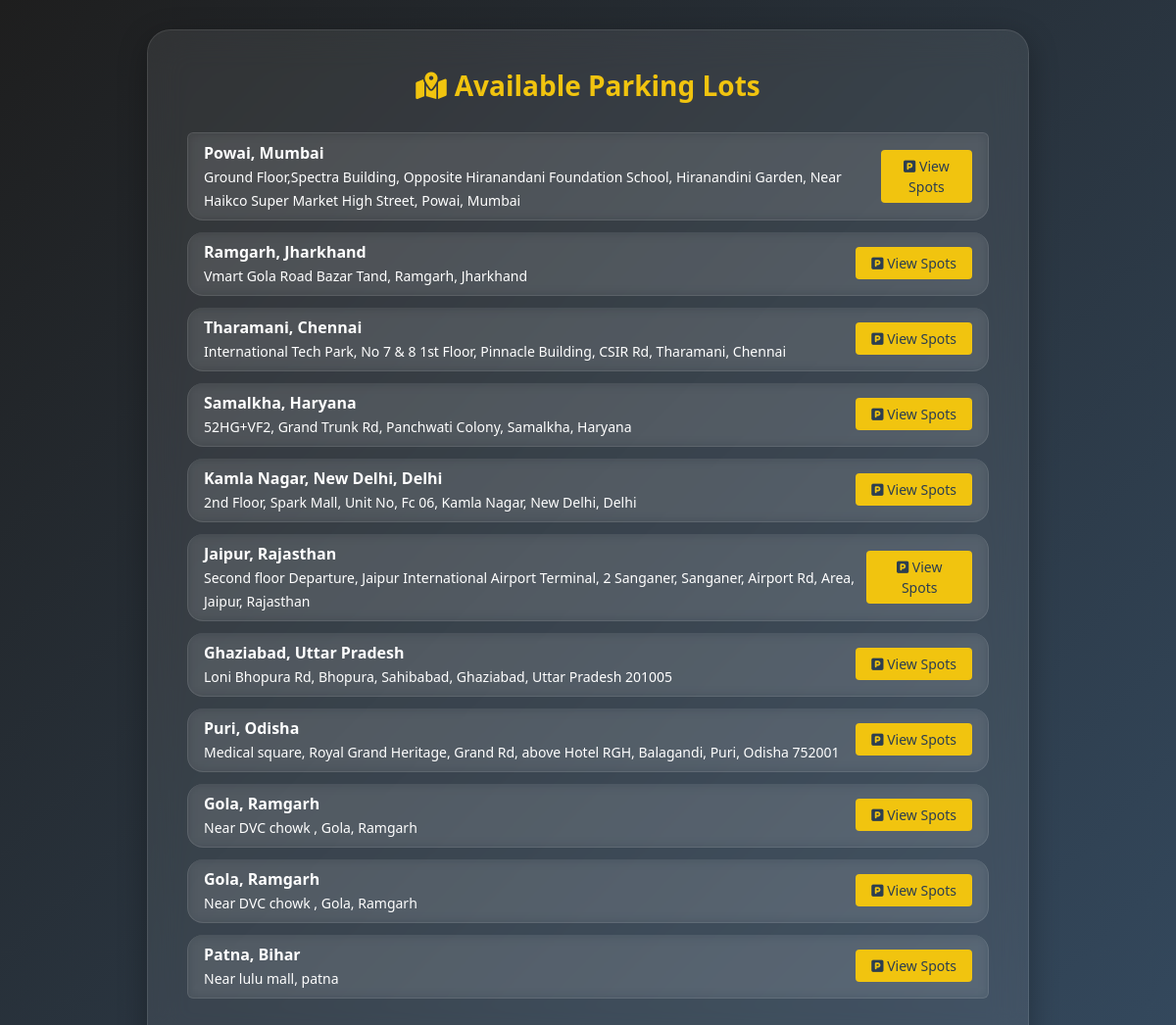
The page /user/lots on the database its author committed.
### models/model.py (models this page shows)
class ParkingLot(db.Model):
    id = db.Column(db.Integer, primary_key=True)
    prime_location_name = db.Column(db.String(100), nullable=False)
    price_per_hour = db.Column(db.Float, nullable=False)
    address = db.Column(db.String(200))
    pin_code = db.Column(db.String(10))
    max_spots = db.Column(db.Integer, nullable=False)
    image = db.Column(db.String(200), nullable=True)
    spots = db.relationship('ParkingSpot', backref='lot', cascade="all, delete")
    created_at = db.Column(db.DateTime, default=datetime.utcnow)
    updated_at = db.Column(db.DateTime, onupdate=datetime.utcnow)

### controllers/user_routes.py (the view)
@user_routes.route('/lots')
def view_lots():
    lots = ParkingLot.query.all()
    return render_template('view_lots.html', lots=lots)

### templates/view_lots.html (shortened to what this page needs)
<!DOCTYPE html>
<html lang="en">
<head>
  <link href="https://cdn.jsdelivr.net/npm/bootstrap@5.3.0/dist/css/bootstrap.min.css" rel="stylesheet" />
  <link href="https://cdnjs.cloudflare.com/ajax/libs/font-awesome/6.5.0/css/all.min.css" rel="stylesheet" />
</head>
<body>
  <div class="glass-container">
    <h3><i class="fas fa-map-marked-alt me-2"></i>Available Parking Lots</h3>
    <ul class="list-group">
      {% for lot in lots %}
      <li class="list-group-item">
        <div>
          <strong>{{ lot.prime_location_name }}</strong><br />
          <small>{{ lot.address }}</small>
        </div>
        <a href="{{ url_for('user_routes.view_spots', lot_id=lot.id) }}" class="btn btn-primary btn-sm mt-2 mt-md-0">
          <i class="fas fa-parking"></i> View Spots
        </a>
      </li>
      {% endfor %}
    </ul>
  </div>
</body>
</html>

### templates/view_lots.html (style rules this page uses)
body { background: linear-gradient(135deg, #1e1e1e, #34495e); font-family: 'Segoe UI', sans-serif; color: #fff; padding: 30px 15px; min-height: 100vh; }
.glass-container { background: rgba(255, 255, 255, 0.08); backdrop-filter: blur(18px); border-radius: 24px; padding: 40px; max-width: 900px; margin: auto; box-shadow: 0 8px 30px rgba(0, 0, 0, 0.3); border: 1px solid rgba(255, 255, 255, 0.1); }
h3 { color: #f1c40f; font-weight: 600; text-align: center; margin-bottom: 30px; }
.list-group-item { background: rgba(255, 255, 255, 0.05); backdrop-filter: blur(6px); border: 1px solid rgba(255, 255, 255, 0.1); border-radius: 16px; margin-bottom: 12px; display: flex; justify-content: space-between; align-items: center; color: #fff; }
.btn-primary { background-color: #f1c40f; border: none; color: #2c3e50; font-weight: 500; padding: 6px 16px; }

### rows shown on the page
ParkingLot: prime_location_name "Powai, Mumbai", address "Ground Floor,Spectra Building, Opposite Hiranandani Foundation School, Hiranandini Garden, Near Haikco Super Market High Street, Powai, Mumbai"
ParkingLot: prime_location_name "Ramgarh, Jharkhand", address "Vmart Gola Road Bazar Tand, Ramgarh, Jharkhand"
ParkingLot: prime_location_name "Tharamani, Chennai", address "International Tech Park, No 7 & 8 1st Floor, Pinnacle Building, CSIR Rd, Tharamani, Chennai"
ParkingLot: prime_location_name "Samalkha, Haryana", address "52HG+VF2, Grand Trunk Rd, Panchwati Colony, Samalkha, Haryana"
ParkingLot: prime_location_name "Kamla Nagar, New Delhi, Delhi", address "2nd Floor, Spark Mall, Unit No, Fc 06, Kamla Nagar, New Delhi, Delhi"
ParkingLot: prime_location_name "Jaipur, Rajasthan", address "Second floor Departure, Jaipur International Airport Terminal, 2 Sanganer, Sanganer, Airport Rd, Area, Jaipur, Rajasthan"
ParkingLot: prime_location_name "Ghaziabad, Uttar Pradesh", address "Loni Bhopura Rd, Bhopura, Sahibabad, Ghaziabad, Uttar Pradesh 201005"
ParkingLot: prime_location_name "Puri, Odisha", address "Medical square, Royal Grand Heritage, Grand Rd, above Hotel RGH, Balagandi, Puri, Odisha 752001"
ParkingLot: prime_location_name "Gola, Ramgarh", address "Near DVC chowk , Gola, Ramgarh"
ParkingLot: prime_location_name "Gola, Ramgarh", address "Near DVC chowk , Gola, Ramgarh"
ParkingLot: prime_location_name "Patna, Bihar", address "Near lulu mall, patna"
